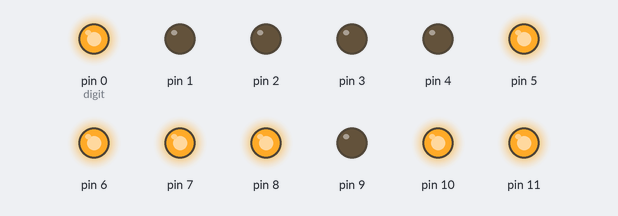
Simulated run of this sketch. Board: Arduino Uno, built with avr-gcc and run on an emulated ATmega328P. Shown: output pins drawn as LEDs (lit = HIGH).

Above: at 0.2 s.
At 1.2 s:
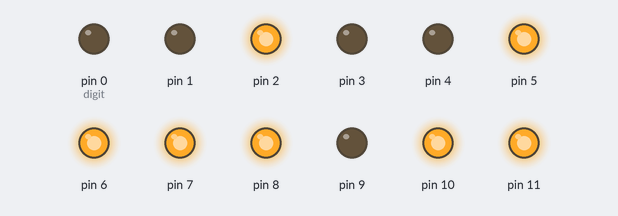
At 2.7 s:
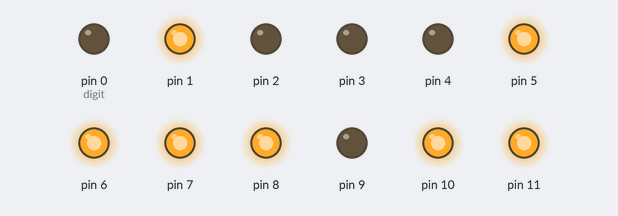
At 3.7 s:
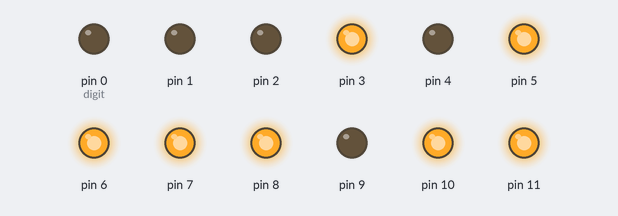
Timing chart, 0 to 4.6 s (numbered marks = the images above):
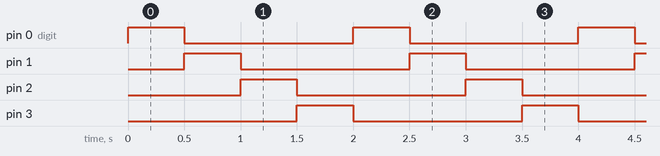

Measured:
- by itself, pin 0 (digit), pin 1–3: alternates HIGH for 0.50 s and LOW for 1.5 s
- by itself, everything shown: repeats every 2.0 s, in 8 steps

The sketch:

animate-leds.ino
```cpp
void setup() {

  // Anodes are D0, D1, D2, D3, D4  (5)
  // Cathodes are D5, D6, D7, D8, D9, D10, D11  (7)

  for (int port=0; port<12; port++){
    pinMode(port, OUTPUT);      // set all anodes and cathodes to outputs
    if (port<5)
      digitalWrite(port, LOW);  // Anodes set low
    else
      digitalWrite(port, HIGH); // Cathodes set high

  }

  // set D9 low to select segment a
  digitalWrite(9, LOW);

}

int digit=0;     // 0,1,2,3 for
int segment=0;

void loop() {
  // Your main code runs here

  digitalWrite(digit, HIGH);
  delay(500);
  digitalWrite(digit, LOW);
  digit = (digit+1)%4;

}
```
